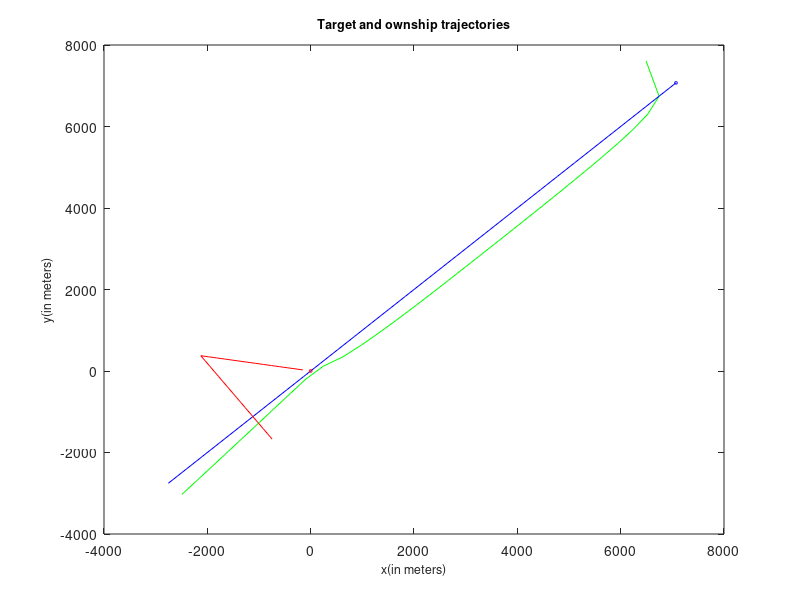

MATLAB code for this plot:
function [ rmsLog ] = MainAsFunction(  )
%UNTITLED3 Summary of this function goes here
%   Detailed explanation goes here





%script
rangeVar = 1;
thetaVar = 6;
velocityVar = 10;
% targetInit = [7071; 7071; 225; 7.72];
% ownshipInit = [0; 0; 170; 2.57];
targetInit = [7071; 7071; -5.4589; -5.4589];
ownshipInit = [0; 0; -2.5310; .4463];
ownshipState = ownshipInit;
targetState = targetInit;
targetStateLog = [targetInit];
ownshipStateLog = [];
rmsLog = [];
startTime = 60;
time = startTime;
finalTime = 1800;
timeStep = 60;

%Initial Measurements
bearing = atan2(targetInit(1)-ownshipInit(1),targetInit(2)-ownshipInit(2))*180/pi + (thetaVar * randn());
distance = sqrt((targetInit(1)-ownshipInit(1)+(rangeVar * randn()))^2+(targetInit(2)-ownshipInit(2)+(rangeVar * randn()))^2);
targetEst = [distance*cosd(bearing);
             distance*sind(bearing);
             0;
             0];
targetEstLog = [targetEst];
P = [0 0 0 0;
     0 0 0 0;
     0 0 velocityVar^2 0;
     0 0 0 velocityVar^2];
Q = [rangeVar^2 0;
     0 rangeVar^2];
F = [1 0 timeStep 0;
     0 1 0 timeStep;
     0 0 1 0;
     0 0 0 1];
 
 
%Simulation
for i = startTime:timeStep:finalTime
    time = i;
    
%move vehicle and target
if(time == 900)
    ownshipState(3) = 1.4371;
    ownshipState(4) = -2.1306;
end
ownshipState = F*ownshipState;
ownshipStateLog = [ownshipStateLog ownshipState];
targetState = F*targetState;
targetStateLog = [targetStateLog targetState];

%Measure
H=[(1-(ownshipState(1)/targetState(1))) 0 0 0;
    0 (1-(ownshipState(2)/targetState(2))) 0 0];
dis = H*targetState;
varry = rangeVar * randn();
distance = sqrt((dis(1)+varry)^2+(dis(2)+varry)^2);%Check the variance method

%Estimation
targetEst = F*targetEst;
H_est = [(1-(ownshipState(1)/targetEst(1))) 0 0 0;
    0 (1-(ownshipState(2)/targetEst(2))) 0 0];
disEst = H*targetEst;
P_pred = F*P*F'; %QsuperS
S=H*P_pred*H'+Q;
K=P_pred*H'/S;
targetEst = targetEst + K*(dis-disEst);
P_pred = (eye(4)-K*H)*P_pred;
P = P_pred;
targetEstLog = [targetEstLog targetEst];
%RMSE = sqrt( mean((targetStateLog(1:2)-targetEstLog(1:2)).^2));
r = sqrt( sum( (targetStateLog(1:2)-targetEstLog(1:2)).^2) / numel(targetStateLog) ); 
rmsLog = [rmsLog r];



end

%Figure
plot(targetEstLog(1,:),targetEstLog(2,:),'-g')
hold on
plot(targetStateLog(1,:),targetStateLog(2,:),'-b')
hold on
plot(ownshipStateLog(1,:),ownshipStateLog(2,:),'-r')
hold on
plot(ownshipInit(1),ownshipInit(2),'or', 'MarkerSize', 2)
hold on
plot(targetInit(1),targetInit(2),'ob', 'MarkerSize', 2)
%legend('Target Estimate','Target','Ownship','Ownship initial','Target initial')
%legend('Location','northwest')
xlim([-4000 8000])
ylim([-4000 8000])
xlabel('x(in meters)','FontSize',9)
ylabel('y(in meters)','FontSize',9)
title('Target and ownship trajectories','FontSize',9)

% figure()
% plot(rmsLog)


end
